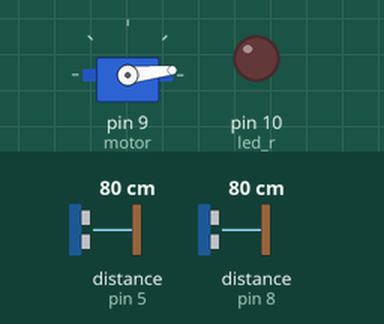
Recording of a sketch running on a simulated Arduino Uno, built with avr-gcc and run on an emulated ATmega328P. On the bench: servo, output pins drawn as LEDs (lit = HIGH). Wiring (inferred from the names in the program): 2 × ultrasonic range finder: trigger pin 6, echo pin 5 / trigger pin 7, echo pin 8. The inputs (shaded band) are chosen by the test bench; at power-on: distance to the obstacle (sensors on pin 5, pin 8) 80 cm. The echo pulse lasts 58.3 µs per cm; pins used as bus, display or sensor lines are not drawn.

Above: at 1.9 s.
At 13.0 s:
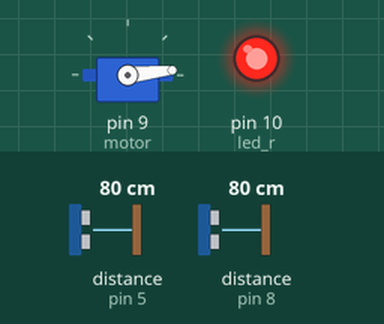
13.1 s: distance to the obstacle (sensor on pin 5) set to 68 cm
14.6 s: distance to the obstacle (sensor on pin 5) set to 59 cm
At 17.1 s:
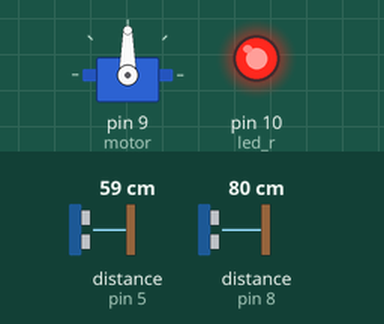
Timing chart, 0 to 23.6 s (numbered marks = the images above; inputs shaded):
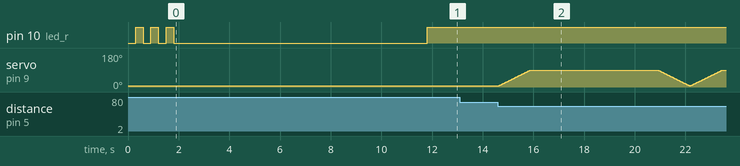

The sketch:

auto_trash.ino
```cpp
#include <Servo.h>

#define topThresh 4.0
#define frontThresh 60.0
#define motor 9
#define led_r 10
#define trig0 7
#define trig1 6
#define echo0 8
#define echo1 5
#define reset A5

#define openPos 90
#define closePos 6

#define closed 0
#define opened 1

#define cs 0.0332

Servo servo;

struct AutoTrash
{
  enum states {bin_full = 200};
  bool binState = closed, locked = false, sms = false;
  String Hannahs_phone = "+2349074369133", devs_phone = "+2347089182147";
  void init(void)
  {
    servo.attach(motor);

    servo.write(closePos);

    pinMode(led_r, 1);

    digitalWrite(led_r, 1);
    pinMode(reset, 2);

    for(int i = 0; i < 3; i++)
    {
      digitalWrite(led_r, 0);
      delay(300);
      digitalWrite(led_r, 1);
      delay(300);
    }
    digitalWrite(led_r, 0);
    delay(10000);
    digitalWrite(led_r, 1);
    Serial.begin(9600);

  }

  int checkBin(void)
  {
    float distance = measureDistance(trig0, echo0);
    if (distance <= topThresh)
    {
      return bin_full;
    }
    else {
      return 0 - bin_full;
    }
  }

  bool checkPresence(void)
  {
    float distance = measureDistance(trig1, echo1);
    if (distance <= frontThresh)
    {
      return true;
    }
    else {
      return false;
    }
  }
  float measureDistance(byte trig, byte echo)
  {
    unsigned long t;
    float d;
    pinMode(trig, 1);
    pinMode(echo, 0);

    digitalWrite(trig, 0);
    digitalWrite(trig, 1);
    delayMicroseconds(10);
    digitalWrite(trig, 0);
    t = pulseIn(echo, 1);
    t /= 2;
    d = cs * t;
    return d;
  }

  void sendSMS(String phoneNumber)
  {
    Serial.println("AT");
    delay(1000);
    Serial.println("AT+CMGF=1");
    delay(1000);
    Serial.println("AT+CMGS=\"" + phoneNumber + "\"");
    delay(1000);
    Serial.print("Trash can is full at Hannah Orakwelu's place, please come and empty it. Thank you.");
    delay(1000);
    Serial.write(26);
    delay(1000);
  }

  void openBin()
  {
    if(binState == closed)
    {
      for(int i = servo.read(); i <= openPos; i++)
      {
        servo.write(i);
        delay(15);
      }
      binState = opened;
    }
  }

  void closeBin()
  {
    if(binState == opened)
    {
      for(int i = servo.read(); i >= closePos; i--)
      {
        servo.write(i);
        delay(15);
      }
      binState = closed;
    }
  }

  void wait(uint16_t period)
  {
    delay(period * 1000);
  }

  void run()
  {
    while (!locked)
    {
      digitalWrite(led_r, 1);
      if(checkPresence())
      {
        openBin();
        wait(5);
        closeBin();
        if(checkBin() == bin_full)
        {
          locked = true;
        }
        else{
          locked = false;
        }
      }
      else {
        if(checkBin() == bin_full)
        {
          locked = true;
        }
        else{
          locked = false;
        }
      }
    }
    while(locked)
    {
      digitalWrite(led_r, 0);
      if(!sms)
      {
        sendSMS(devs_phone);
        delay(5000);
        sendSMS(Hannahs_phone);
        sms = true;
      }
      if(!digitalRead(reset) && binState == closed)
      {
        delay(100);
        openBin();
      }
      if(!digitalRead(reset) && binState == opened)
      {
        delay(100);
        closeBin();
        if(checkBin() == bin_full)
        {
          locked = true;
        }
        else{
          locked = false;
          sms = false;
        }
      }
    }
  }
}autoTrash;


void setup() {
  autoTrash.init();
}

void loop() {
  autoTrash.run();
}
```

Measured:
- the behaviour switches between 63 and 62 cm on distance to the obstacle (sensor on pin 5) (found by bisection; images 1 and 2)
- after the input at 13.1 s, every drawn part: stays the same
